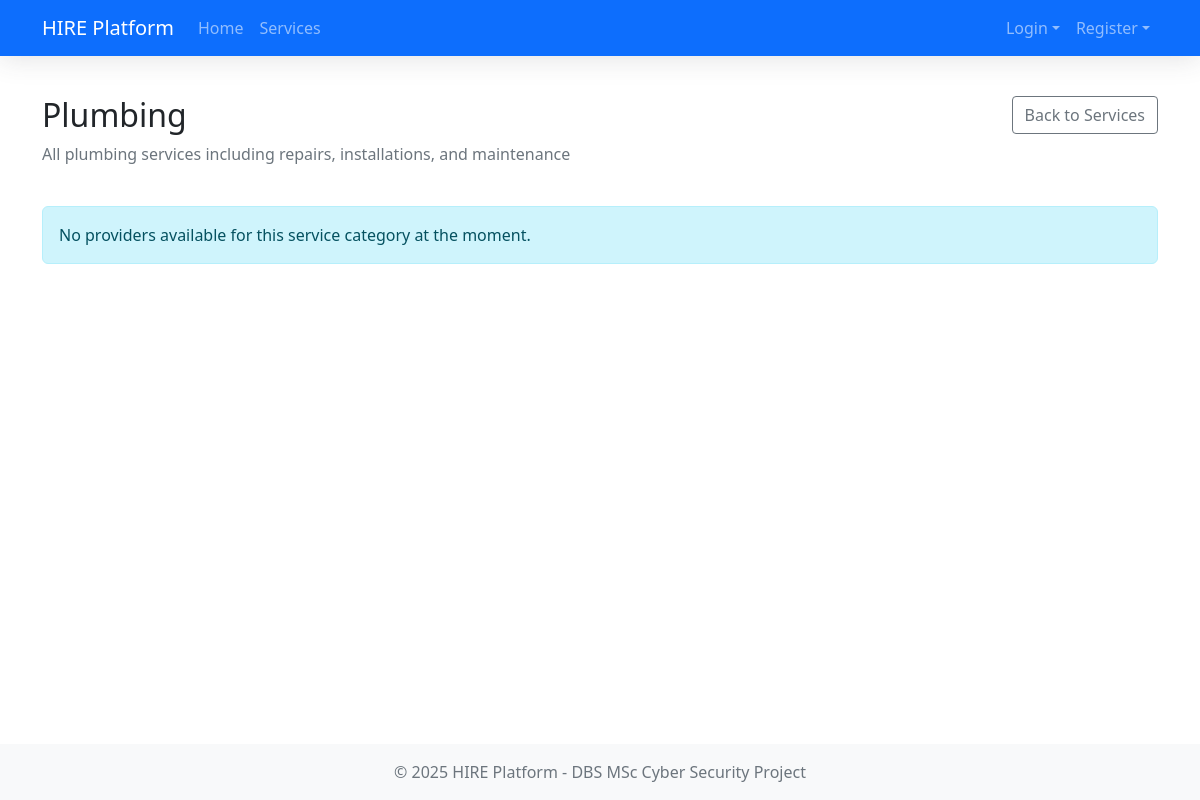
Screenshot of /services/1 with the database file from the repository.
### models.py (models this page shows, shortened)
class ServiceCategory(db.Model):
    __tablename__ = 'service_categories'
    id = db.Column(db.Integer, primary_key=True)
    name = db.Column(db.String(50), unique=True, nullable=False)
    description = db.Column(db.Text, nullable=False)

### routes.py (the view)
@service_bp.route('/<int:category_id>')
def service_detail(category_id):
    category = ServiceCategory.query.get_or_404(category_id)
    provider_categories = ProviderCategory.query.filter_by(category_id=category_id).all()
    providers = [pc.provider for pc in provider_categories if pc.provider.is_verified and pc.provider.is_available]
    return render_template('services/detail.html', category=category, providers=providers, user=get_current_user())

### app.py (called while the page is built)
@app.context_processor
def utility_processor():
    def format_datetime(value, format='%d %b, %Y %H:%M'):
        """Format a datetime object to string"""
        if value is None:
            return ""
        return value.strftime(format)
    def format_currency(value):
        """Format a number as currency"""
        if value is None:
            return "$0.00"
        return f"${value:.2f}"
    return dict(
        format_datetime=format_datetime,
        format_currency=format_currency
    )

### routes.py (called while the page is built)
def get_current_user():
    user_id = session.get('user_id')
    user_type = session.get('user_type')
    if not user_id or not user_type:
        return None
    if user_type == 'customer':
        return Customer.query.get(user_id)
    elif user_type == 'provider':
        return Provider.query.get(user_id)
    return None

### templates/services/detail.html (shortened to what this page needs)
{% extends "base.html" %}
{% block content %}
<div class="row mb-4">
    <div class="col-md-8">
        <h2>{{ category.name }}</h2>
        <p class="text-muted">{{ category.description }}</p>
    </div>
    <div class="col-md-4 text-end">
        <a href="{{ url_for('service_list') }}" class="btn btn-outline-secondary">Back to Services</a>
    </div>
</div>
{% if providers %}
    <div class="row mb-4">
        <div class="col-12">
            <h3>Available Providers</h3>
        </div>
    </div>
    <div class="row row-cols-1 row-cols-md-3 g-4">
        {% for provider in providers %}
            <div class="col">
                <div class="card h-100">
                    <div class="card-body">
                        <h5 class="card-title">{{ provider.get_full_name() }}</h5>
                        <p class="card-text mb-1">
                            <strong>Experience:</strong> {{ provider.experience_years }} years
                        </p>
                        <p class="card-text mb-3">
                            <strong>Rating:</strong>
                            {% if provider.avg_rating %}
                                {% for i in range(5) %}
                                    {% if i < provider.avg_rating|int %}
                                        <span class="text-warning">★</span>
                                    {% elif i < provider.avg_rating|round(0, 'ceil')|int and (provider.avg_rating % 1) >= 0.5 %}
                                        <span class="text-warning">★</span>
                                    {% else %}
                                        <span class="text-secondary">★</span>
                                    {% endif %}
                                {% endfor %}
                                ({{ provider.avg_rating }})
                            {% else %}
                                No ratings yet
                            {% endif %}
                        </p>
                        {% set provider_service = provider.services|selectattr('category_id', 'equalto', category.id)|first %}
                        {% if provider_service %}
                            <p class="card-text">
                                <strong>Price:</strong> ${{ provider_service.price_rate }}
                            </p>
                        {% endif %}
                    </div>
                    <div class="card-footer bg-transparent">
                        {% if user and session.get('user_type') == 'customer' %}
                            <a href="{{ url_for('create_booking', provider_id=provider.id) }}?category_id={{ category.id }}" class="btn btn-primary">Book Now</a>
                        {% else %}
                            <a href="{{ url_for('customer.login') }}" class="btn btn-outline-primary">Login to Book</a>
                        {% endif %}
                    </div>
                </div>
            </div>
        {% endfor %}
    </div>
{% else %}
    <div class="alert alert-info">
        <p class="mb-0">No providers available for this service category at the moment.</p>
    </div>
{% endif %}
{% endblock %}

### static/css/style.css (style rules this page uses)
body { min-height: 100vh; display: flex; flex-direction: column; }
.btn { border-radius: 4px; }

### rows the page displays
ServiceCategory: name "Plumbing", description "All plumbing services including repairs, installations, and maintenance"
